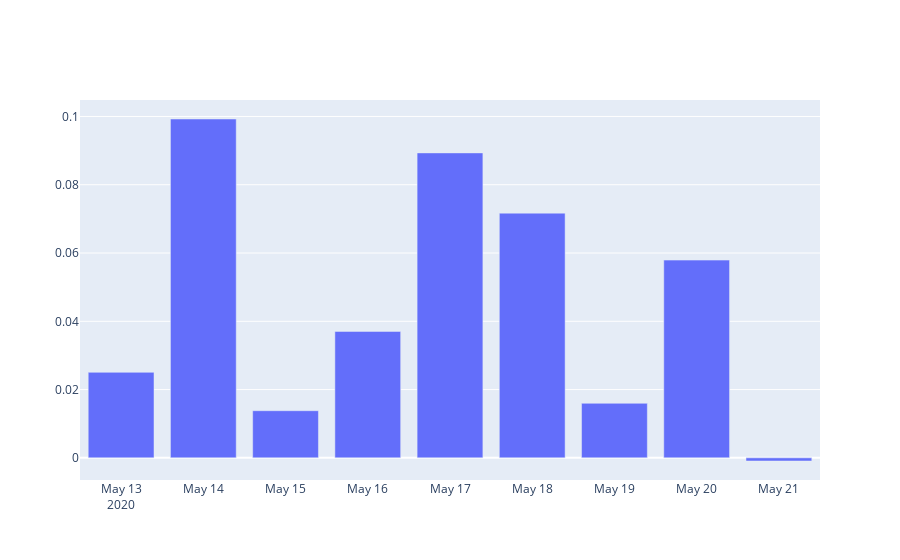

Notebook cell for this chart:
### Code cell
news_df_date = news_df
news_df_date['Date'] = news_df_date['date'].astype(int)/(1000)
news_df_date['Date'] = news_df_date['Date'].map(lambda a: datetime.fromtimestamp(a).isoformat()[0:10])
news_df_avgSent = news_df_date.astype({'score': 'float'}).groupby("Date").agg({"score":"mean"})
news_df_avgSent.index
y = news_df_avgSent["score"]
x = news_df_avgSent.index
fig = go.Figure(data=go.Bar(y=y,x=x))
fig.show()

### Figure 1 — Plotly figure (JSON) as saved in the notebook; plotly's stock layout.template omitted (floating-point values rounded to 4 significant figures)
{"data": [{"type": "bar", "x": ["2020-05-13", "2020-05-14", "2020-05-15", "2020-05-16", "2020-05-17", "2020-05-18", "2020-05-19", "2020-05-20", "2020-05-21"], "y": [0.02505, 0.09926, 0.01381, 0.03703, 0.08933, 0.07168, 0.01598, 0.05792, -0.0009214]}], "layout": {}}
